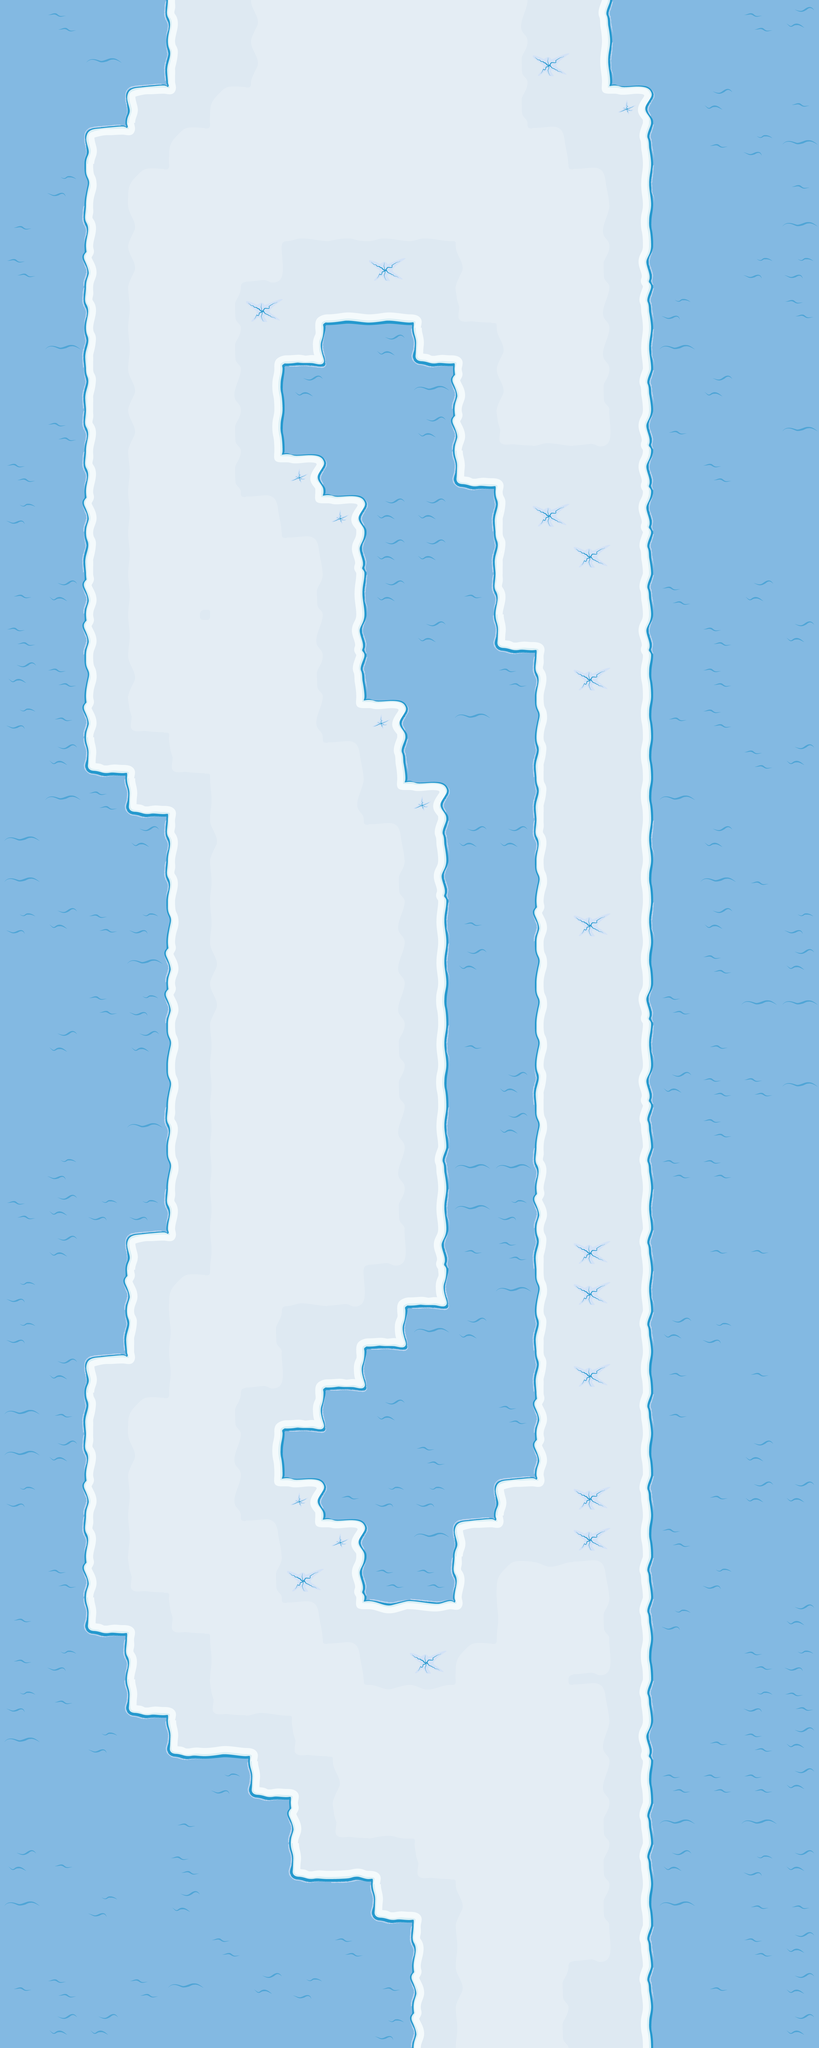

A 2D game scene composited from a Tiled map and its tileset images. What follows is a short description and the map's XML, with every tile layer's data as written:
An orthogonal 20x50 tile map with 160x160 px tiles, 1 tile layer (Kachelebene 1).

<map version="1.0" orientation="orthogonal" renderorder="right-down" width="20" height="50" tilewidth="160" tileheight="160" nextobjectid="1">
 <tileset firstgid="1" name="Map v2" tilewidth="160" tileheight="160" tilecount="100" columns="10">
  <image source="Map v2.gif" width="1600" height="1600" />
  <terraintypes>
   <terrain name="Wasser" tile="-1" />
   <terrain name="Ice" tile="-1" />
   <terrain name="Snow" tile="-1" />
  </terraintypes>
  <tile id="0" terrain="1,1,1,0" />
  <tile id="1" terrain="1,1,0,0" />
  <tile id="2" terrain="1,1,0,0" />
  <tile id="3" terrain="1,1,0,0" />
  <tile id="4" terrain="1,1,0,0" />
  <tile id="5" terrain="1,1,0,1" />
  <tile id="6" terrain="1,1,1,1" />
  <tile id="10" terrain="1,0,1,0" />
  <tile id="11" terrain="0,0,0,0" />
  <tile id="12" terrain="0,0,0,0" />
  <tile id="13" terrain="0,0,0,0" />
  <tile id="14" terrain="0,0,0,0" />
  <tile id="15" terrain="0,1,0,1" />
  <tile id="16" terrain="1,1,1,1" />
  <tile id="20" terrain="1,0,1,0" />
  <tile id="21" terrain="0,0,0,0" />
  <tile id="22" terrain="0,0,0,1" />
  <tile id="23" terrain="0,0,1,0" />
  <tile id="24" terrain="0,0,0,0" />
  <tile id="25" terrain="0,1,0,1" />
  <tile id="26" terrain="1,1,1,1" />
  <tile id="30" terrain="1,0,1,0" />
  <tile id="31" terrain="0,0,0,0" />
  <tile id="32" terrain="0,1,0,0" />
  <tile id="33" terrain="1,0,0,0" />
  <tile id="34" terrain="0,0,0,0" />
  <tile id="35" terrain="0,1,0,1" />
  <tile id="36" terrain="1,1,1,1" />
  <tile id="40" terrain="1,0,1,0" />
  <tile id="41" terrain="0,0,0,0" />
  <tile id="42" terrain="0,0,0,0" />
  <tile id="43" terrain="0,0,0,0" />
  <tile id="44" terrain="0,0,0,0" />
  <tile id="45" terrain="0,1,0,1" />
  <tile id="50" terrain="1,0,1,1" />
  <tile id="51" terrain="0,0,1,1" />
  <tile id="52" terrain="0,0,1,1" />
  <tile id="53" terrain="0,0,1,1" />
  <tile id="54" terrain="0,0,1,1" />
  <tile id="55" terrain="0,1,1,1" />
  <tile id="59" terrain="2,2,2,2" />
  <tile id="66" terrain="2,2,2,1" />
  <tile id="67" terrain="2,2,1,1" />
  <tile id="68" terrain="2,2,1,1" />
  <tile id="69" terrain="2,2,1,2" />
  <tile id="76" terrain="2,1,2,1" />
  <tile id="77" terrain="1,1,1,2" />
  <tile id="78" terrain="1,1,2,1" />
  <tile id="79" terrain="1,2,1,2" />
  <tile id="86" terrain="2,1,2,1" />
  <tile id="87" terrain="1,2,1,1" />
  <tile id="88" terrain="2,1,1,1" />
  <tile id="89" terrain="1,2,1,2" />
  <tile id="96" terrain="2,1,2,2" />
  <tile id="97" terrain="1,1,2,2" />
  <tile id="98" terrain="1,1,2,2" />
  <tile id="99" terrain="1,2,2,2" />
 </tileset>
 <layer name="Kachelebene 1" width="20" height="50">
  <data encoding="csv">
12,42,12,15,16,17,90,60,60,60,60,60,77,27,11,22,15,35,42,44,
22,12,32,12,46,27,90,60,60,60,60,60,87,37,31,25,13,12,12,22,
35,35,22,23,56,78,100,60,60,60,60,60,87,7,51,24,14,44,14,43,
25,13,23,56,78,100,60,60,60,60,60,60,97,79,27,11,22,43,45,32,
15,45,36,78,100,60,60,60,60,60,60,60,60,97,79,31,13,14,25,43,
43,14,16,90,60,60,67,68,69,68,68,70,60,60,77,21,12,25,22,32,
42,12,26,90,60,67,89,17,7,37,17,90,60,60,87,41,22,13,45,45,
13,15,16,80,60,87,37,1,2,2,6,88,70,60,77,11,45,22,13,42,
12,32,46,80,60,87,1,34,25,44,33,6,90,60,77,31,32,15,22,35,
35,14,46,90,60,77,21,44,25,25,32,26,90,60,87,11,35,44,13,35,
22,42,16,90,60,87,21,12,12,15,44,26,88,68,89,41,43,14,22,32,
42,35,16,80,60,87,51,24,25,14,12,33,6,7,27,41,13,42,15,25,
45,25,26,80,60,97,79,51,24,44,44,12,46,37,17,41,15,25,25,35,
13,12,46,80,60,60,97,79,41,44,44,22,46,7,37,11,15,15,35,13,
43,44,26,80,67,70,60,87,31,44,25,43,16,17,7,11,42,12,44,12,
42,22,26,80,97,100,60,77,41,14,44,25,33,6,27,41,25,42,25,44,
44,42,36,90,60,60,60,87,11,22,12,14,42,16,37,21,12,42,13,35,
45,43,26,88,70,60,60,77,51,24,25,32,15,36,17,21,43,42,35,22,
14,44,33,6,88,70,60,97,79,11,12,35,15,46,17,21,15,13,42,44,
14,32,42,33,6,80,60,60,77,51,24,14,25,46,17,21,32,13,35,25,
32,12,14,44,16,90,60,60,97,79,11,44,44,16,17,31,22,44,22,25,
32,35,25,35,16,80,60,60,60,87,41,13,13,36,7,21,13,32,43,35,
45,44,42,45,36,80,60,60,60,77,31,43,12,26,37,31,25,44,12,45,
12,25,25,32,26,90,60,60,60,77,31,44,25,36,27,21,25,42,22,44,
12,25,42,45,26,90,60,60,60,77,21,14,14,36,7,41,42,13,32,32,
35,44,35,44,36,80,60,60,60,87,31,43,22,36,27,31,12,43,13,22,
35,15,15,14,36,80,60,60,60,87,21,22,44,46,7,41,44,42,42,32,
35,22,22,32,16,80,60,60,60,77,31,12,44,36,7,11,25,42,13,22,
14,45,25,14,36,80,60,60,60,77,11,32,32,16,27,11,42,42,35,35,
42,44,45,45,16,80,60,60,60,87,31,32,45,26,17,31,25,25,12,25,
12,44,25,23,56,80,60,60,67,89,41,43,42,46,37,11,25,43,43,25,
45,25,14,26,78,100,67,68,89,1,34,15,32,36,37,31,35,12,35,35,
45,35,12,46,80,60,87,27,1,34,32,44,15,46,7,11,44,45,15,12,
14,44,23,56,80,67,89,1,34,14,13,13,15,46,37,21,43,12,43,13,
32,43,46,78,100,87,1,34,15,44,22,15,42,26,27,11,43,14,35,14,
32,44,16,90,60,77,21,13,14,22,42,14,14,26,17,21,35,25,44,25,
45,12,26,80,60,77,51,24,43,45,45,35,23,56,37,11,35,43,44,44,
12,22,16,80,60,97,79,51,24,25,32,23,56,27,37,21,42,25,13,13,
15,42,26,88,70,60,87,37,41,42,42,16,78,98,79,11,35,45,25,14,
43,22,33,6,88,70,97,79,51,55,52,56,80,60,87,11,45,14,35,44,
43,45,35,16,7,80,60,97,79,7,37,78,100,67,89,21,14,35,42,45,
45,43,35,33,6,88,68,70,97,99,98,100,60,97,79,11,13,25,45,42,
32,25,45,25,33,2,6,88,70,60,60,60,60,60,77,41,13,43,42,44,
35,12,35,12,35,45,33,6,90,60,60,60,60,60,77,21,42,42,42,44,
35,15,15,35,43,25,22,26,88,69,70,60,60,60,87,11,32,14,32,12,
44,43,25,13,42,22,25,33,5,6,88,70,60,60,87,11,44,13,45,44,
32,14,45,14,44,25,14,22,35,33,6,90,60,60,87,21,32,12,43,43,
22,15,13,14,14,42,12,35,42,22,16,80,60,67,89,11,35,22,42,44,
43,42,12,42,32,12,44,45,13,43,26,90,60,87,17,11,12,43,14,44,
35,44,44,12,25,15,14,25,12,45,26,80,60,87,7,21,15,14,14,44
</data>
 </layer>
 <objectgroup name="Eisberg" />
</map>